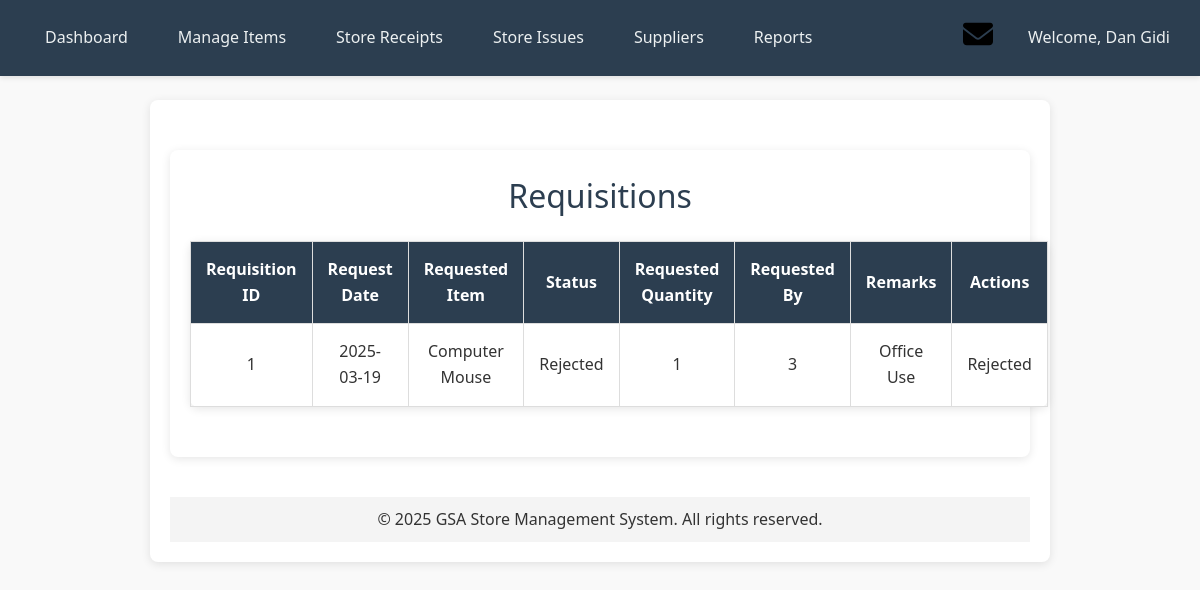
Screenshot of /view_requisitions.php (signed in) with the database file from the repository.
### tables this page shows
CREATE TABLE `requisition_requests` (
  `request_id` int(11) NOT NULL,
  `item_id` int(11) NOT NULL,
  `requested_quantity` int(11) NOT NULL,
  `requested_by` int(11) NOT NULL,
  `date_requested` date DEFAULT current_timestamp(),
  `status` enum('Pending','Approved','Rejected') DEFAULT 'Pending',
  `remarks` text DEFAULT NULL
);

CREATE TABLE `items` (
  `item_id` int(11) NOT NULL,
  `item_name` varchar(255) NOT NULL,
  `description` text DEFAULT NULL,
  `unit` varchar(50) NOT NULL,
  `current_price` decimal(10,2) NOT NULL,
  `quantity` int(11) DEFAULT 0 CHECK (`quantity` >= 0),
  `supplier_id` int(11) DEFAULT NULL,
  `created_at` date NOT NULL DEFAULT current_timestamp()
);

### view_requisitions.php (the view, shortened to what this page needs)
<?php
    require 'header.php';
    require 'db_connect.php';
    $role = $_SESSION['role'];
    if ($role === 'admin' || $role === 'storekeeper') {
        $query = "SELECT r.request_id, i.item_name, r.date_requested, r.requested_quantity, r.status, r.remarks, r.requested_by
                  FROM requisition_requests r
                  JOIN items i ON r.item_id = i.item_id
                  ORDER BY r.date_requested DESC";
        $stmt = $conn->prepare($query);
    }
    $stmt->execute();
    $result = $stmt->get_result();
?>
<!DOCTYPE html>
<html lang="en">
<head>
</head>
<body>
    <div class="container">
        <h2>Requisitions</h2>
        <table>
            <thead>
                <tr>
                    <th>Requisition ID</th>
                    <th>Request Date</th>
                    <th>Requested Item</th>
                    <th>Status</th>
                    <?php if ($role === 'admin' || $role === 'storekeeper'): ?>
                        <th>Requested Quantity</th>
                        <th>Requested By</th>
                        <th>Remarks</th>
                        <th>Actions</th>
                    <?php endif; ?>
                </tr>
            </thead>
            <tbody>
                <?php if ($result->num_rows === 0): ?>
                    <tr><td colspan="8">No requisitions found.</td></tr>
                <?php else: ?>
                    <?php while ($row = $result->fetch_assoc()): ?>
                        <tr>
                            <td><?= htmlspecialchars($row['request_id']) ?></td>
                            <td><?= htmlspecialchars($row['date_requested']) ?></td>
                            <td><?= htmlspecialchars($row['item_name']) ?></td>
                            <td><?= htmlspecialchars($row['status']) ?></td>
                            <?php if ($role === 'admin' || $role === 'storekeeper'): ?>
                                <td><?= htmlspecialchars($row['requested_quantity']) ?></td>
                                <td><?= htmlspecialchars($row['requested_by']) ?></td>
                                <td><?= htmlspecialchars($row['remarks']) ?></td>
                                <td>
                                    <?php if ($row['status'] === 'Pending'): ?>
                                        <button class="approve-btn" data-id="<?= $row['request_id'] ?>">Approve</button>
                                        <button class="dismiss-btn" data-id="<?= $row['request_id'] ?>">Dismiss</button>
                                    <?php else: ?>
                                        <?= htmlspecialchars($row['status']) ?>
                                    <?php endif; ?>
                                </td>
                            <?php endif; ?>
                        </tr>
                    <?php endwhile; ?>
                <?php endif; ?>
            </tbody>
        </table>
    </div>
</body>
</html>
<?php require 'footer.php'; ?>

### header.php (style rules this page uses)
body { font-family: 'Segoe UI', Tahoma, Geneva, Verdana, sans-serif; margin: 0; padding: 0; background: #f9f9f9; color: #333; line-height: 1.6; padding-top: 70px; }
* { margin: 0; padding: 0; box-sizing: border-box; }
.container { max-width: 1200px; margin: 100px auto 30px auto; padding: 0 20px; }
h1, h2, h3 { color: #2c3e50; text-align: center; margin-bottom: 20px; }
h2 { font-size: 2rem; font-weight: 500; }
table { width: 100%; border-collapse: collapse; margin: 30px 0; background: #fff; border-radius: 8px; box-shadow: 0 2px 10px rgba(0, 0, 0, 0.1); }
table th, table td { padding: 15px; text-align: center; border-bottom: 1px solid #ddd; }
table th { background-color: #2c3e50; color: #fff; font-weight: 600; }

### view_requisitions.php (style rules this page uses)
.container { max-width: 900px; margin: 30px auto; padding: 20px; background: #fff; border-radius: 8px; box-shadow: 0 2px 10px rgba(0, 0, 0, 0.1); }
h2 { text-align: center; color: #2c3e50; }
table { width: 100%; border-collapse: collapse; margin-top: 20px; }
table, th, td { border: 1px solid #ddd; padding: 10px; text-align: center; }
th { background-color: #2c3e50; color: white; }

### rows the page displays
requisition_requests: request_id "1", date_requested "2025-03-19", item.item_name "Computer Mouse", status "Rejected", requested_quantity "1", requested_by "3", remarks "Office Use"

### other values shown
$header_name "Dan Gidi"
